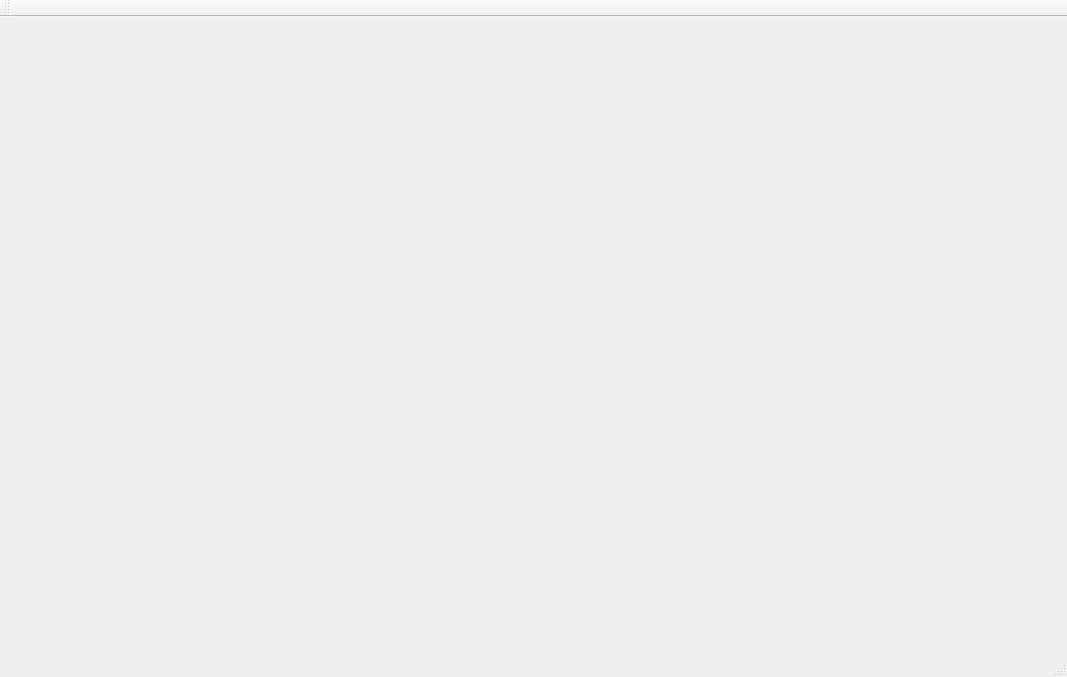
<?xml version="1.0" encoding="UTF-8"?>
<ui version="4.0">
 <class>MainWindow</class>
 <widget class="QMainWindow" name="MainWindow">
  <property name="geometry">
   <rect>
    <x>0</x>
    <y>0</y>
    <width>1067</width>
    <height>677</height>
   </rect>
  </property>
  <property name="windowTitle">
   <string>MainWindow</string>
  </property>
  <widget class="QWidget" name="centralWidget"/>
  <widget class="QMenuBar" name="menuBar">
   <property name="geometry">
    <rect>
     <x>0</x>
     <y>0</y>
     <width>1067</width>
     <height>26</height>
    </rect>
   </property>
  </widget>
  <widget class="QToolBar" name="mainToolBar">
   <attribute name="toolBarArea">
    <enum>TopToolBarArea</enum>
   </attribute>
   <attribute name="toolBarBreak">
    <bool>false</bool>
   </attribute>
  </widget>
  <widget class="QStatusBar" name="statusBar"/>
 </widget>
 <layoutdefault spacing="6" margin="11"/>
 <resources/>
 <connections/>
</ui>
